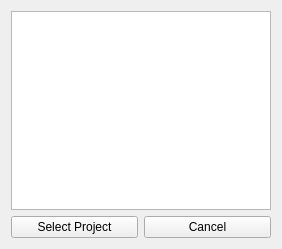
<?xml version="1.0" encoding="UTF-8"?>
<ui version="4.0">
 <class>OpenProject</class>
 <widget class="QWidget" name="OpenProject">
  <property name="geometry">
   <rect>
    <x>0</x>
    <y>0</y>
    <width>282</width>
    <height>249</height>
   </rect>
  </property>
  <property name="windowTitle">
   <string>Form</string>
  </property>
  <layout class="QGridLayout" name="gridLayout">
   <item row="1" column="0">
    <widget class="QPushButton" name="pushButton">
     <property name="text">
      <string>Select Project</string>
     </property>
    </widget>
   </item>
   <item row="0" column="0" colspan="2">
    <widget class="QListView" name="listViewProjects"/>
   </item>
   <item row="1" column="1">
    <widget class="QPushButton" name="pushButton_2">
     <property name="text">
      <string>Cancel</string>
     </property>
    </widget>
   </item>
  </layout>
 </widget>
 <resources/>
 <connections/>
</ui>
